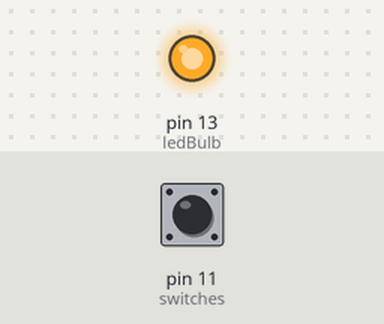
Recording of a sketch running on a simulated Arduino Uno, built with avr-gcc and run on an emulated ATmega328P. Shown: output pins drawn as LEDs (lit = HIGH). The inputs (shaded band) are chosen by the test bench; at power-on: pin 11 (switches) HIGH. What the sketch prints to the serial monitor is not drawn.

Above: at 1.2 s.
1.3 s: pin 11 (switches) pulled LOW for 0.15 s
At 1.37 s:
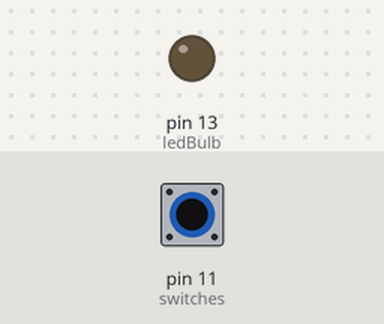
2.9 s: pin 11 (switches) pulled LOW for 3.2 s
At 6.6 s:
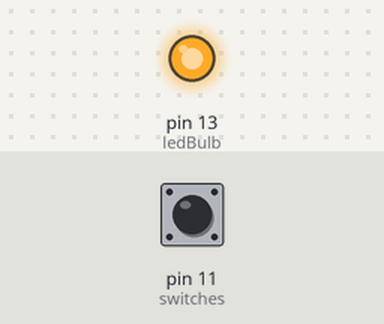
Timing chart, 0 to 8.1 s (numbered marks = the images above; inputs shaded):
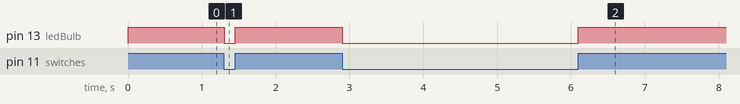

Measured:
- after the input at 1.3 s, pin 13 (ledBulb): HIGH → LOW at once, → HIGH 0.15 s later
- after the input at 2.9 s, pin 13 (ledBulb): HIGH → LOW at once, → HIGH 3.2 s later

The sketch:

ledbuldwithkit.ino
```cpp
int ledBulb = 13;
int switches = 11;
void setup() {
  // put your setup code here, to run once:
  pinMode(ledBulb,OUTPUT);
  pinMode(switches,INPUT);
  Serial.begin(9600);

}

void loop() {
  // put your main code here, to run repeatedly:
  int switchRead = digitalRead(switches);
  Serial.print(switchRead);
  if(switchRead ==0){
  digitalWrite(ledBulb,LOW);
  }
  else{
      digitalWrite(ledBulb,HIGH);
  }
}
```
